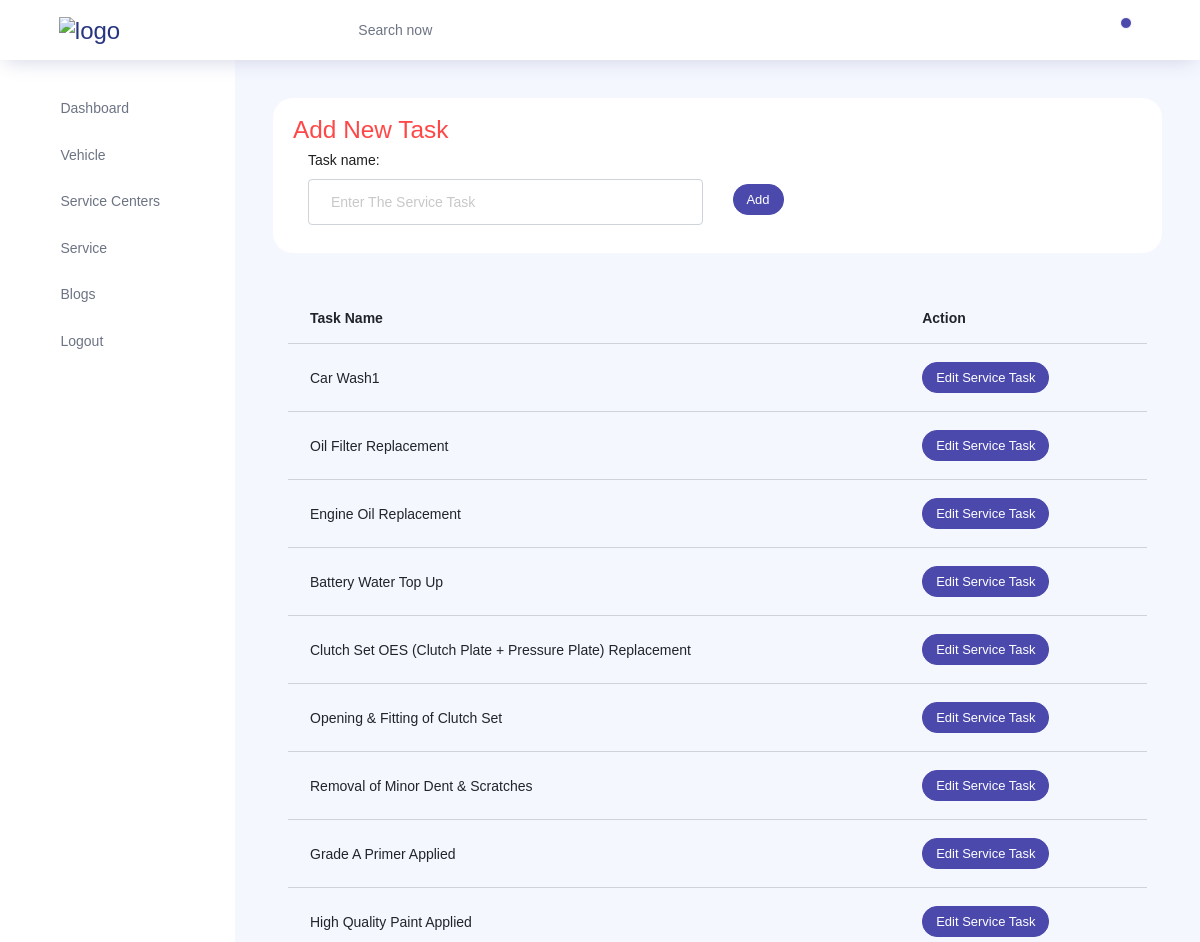
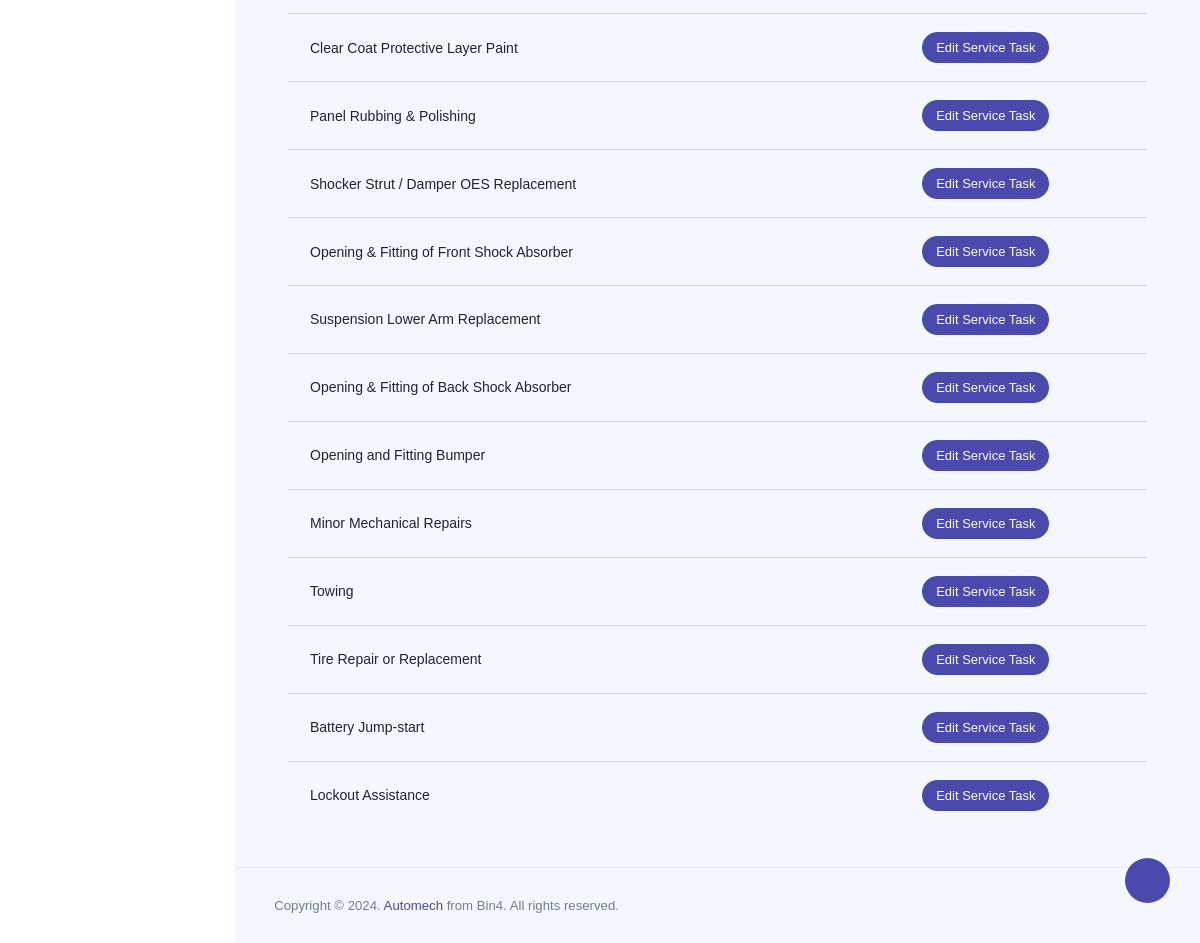
Page /customadmin/tasks/ (signed in) on the earlier database version (2 pictures, top to bottom).
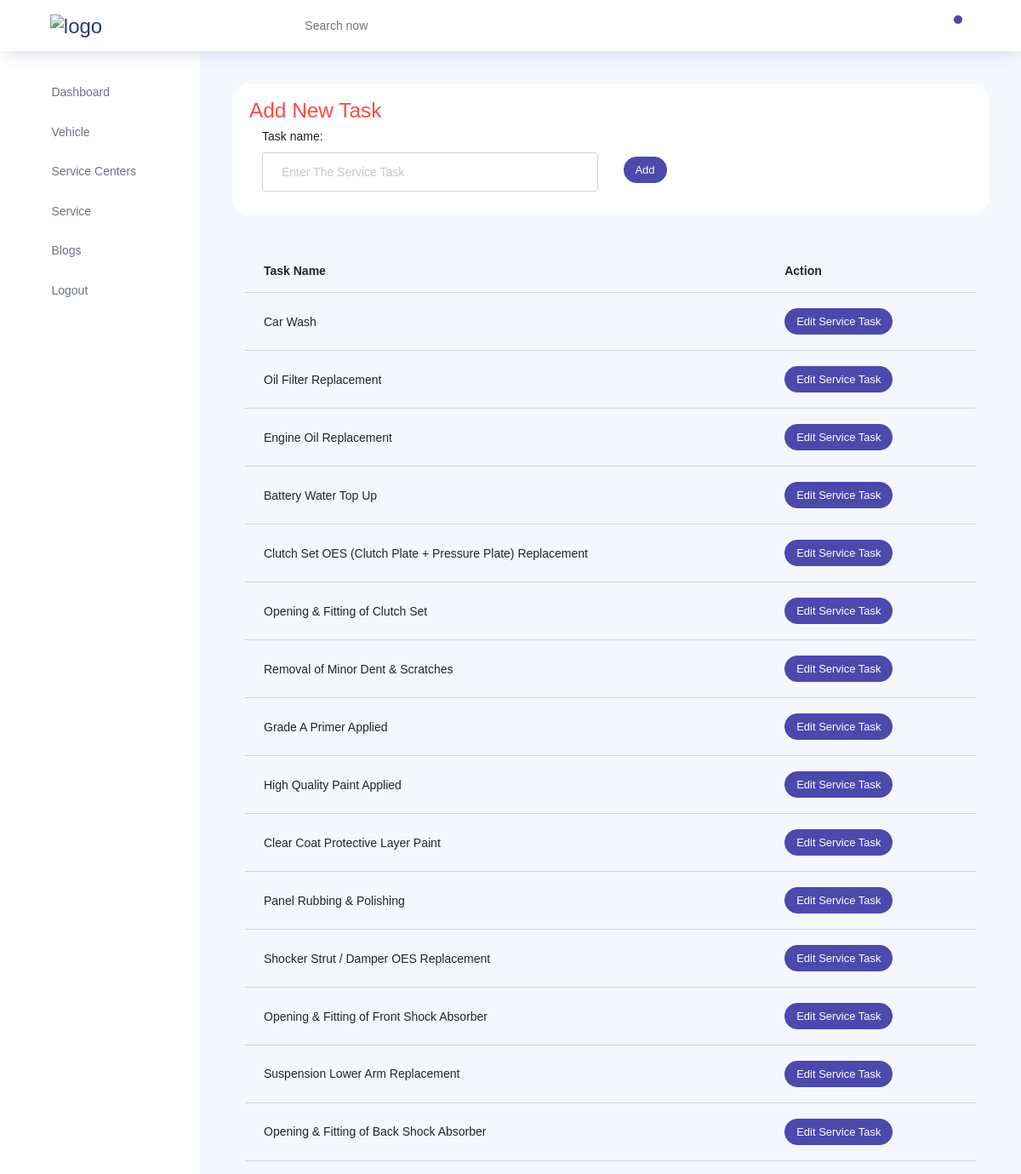
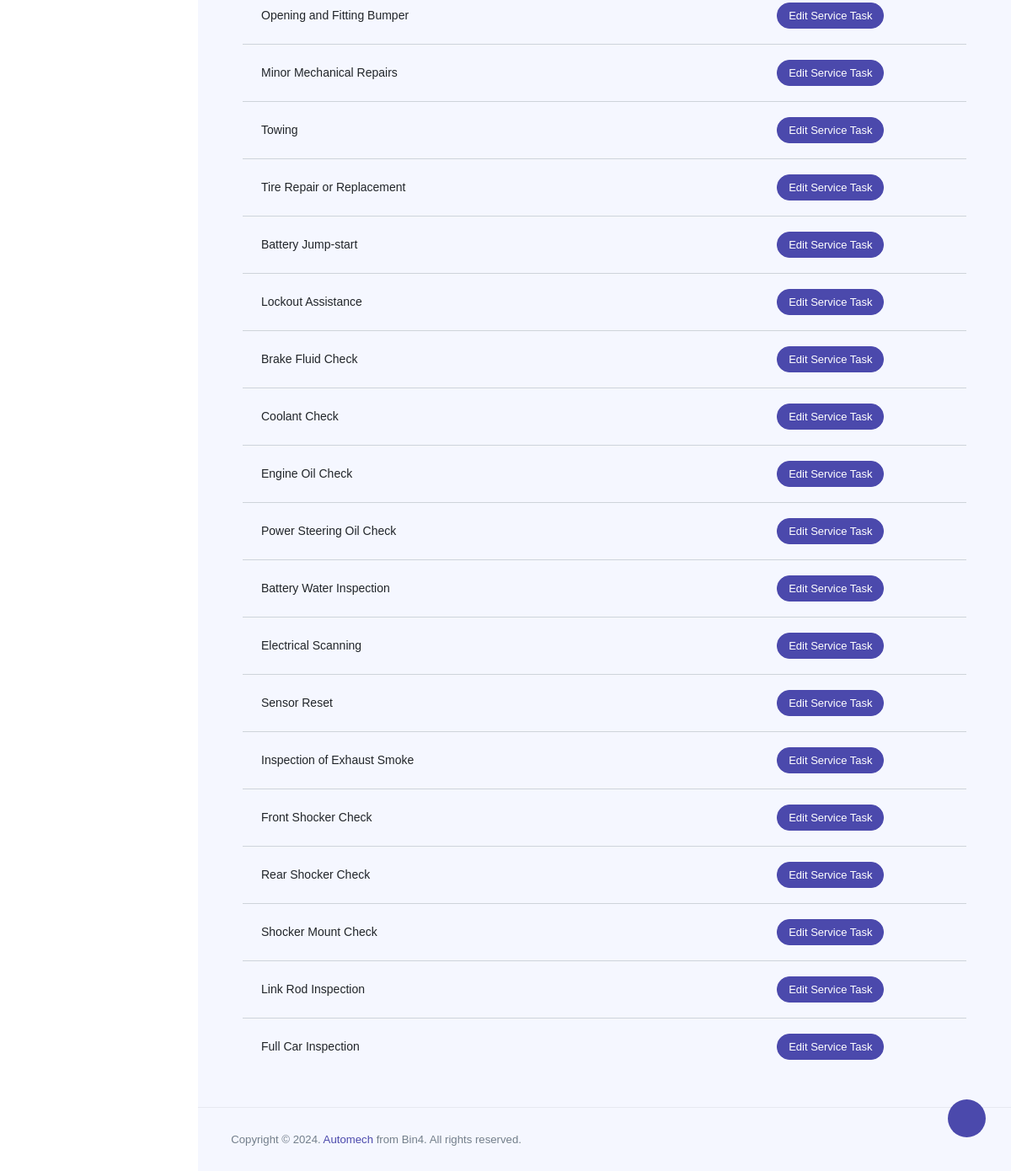
Same page on the later database version (2 pictures, top to bottom).
### client/models.py (models this page shows, shortened)
class Task(models.Model):
    task_name = models.CharField(max_length=255)
    slug = models.SlugField(unique=True, blank=True)

### client/admin_views.py (the view)
# urls.py: path('tasks/', TaskListViewAndCreateView, name='task_list_create_update'),
@login_required
@cache_control(no_cache=True, must_revalidate=True, no_store=True, max_age=0)
def TaskListViewAndCreateView(request):
    if request.method == 'POST':
        form = TaskForm(request.POST)
        if form.is_valid():
            form.save()
            sweetify.toast(request, 'Service Task Is Added', icon='success', timer=3000)
            return redirect('task_list_create_update')
    else:
        form = TaskForm()
    tasks = Task.objects.all()
    context = {
        'form': form,
        'tasks': tasks,
    }
    return render(request, 'admin/task_list_create_update.html', context)

### client/forms.py
class TaskForm(forms.ModelForm):
    class Meta:
        model = Task
        fields = ['task_name']
        widgets = {
            'task_name': forms.TextInput(attrs={'placeholder': 'Enter The Service Task', 'class': 'form-control'}),
        }

### templates/admin/task_list_create_update.html (shortened to what this page needs)
{% extends 'admin/adminbase.html' %}
{% block content %}
<div class="row">
  <div class="col-md-12 grid-margin stretch-card">
    <div class="card">
      <div class="card-body">
        <form method="POST" >
          <h3 class="text-danger">Add New Task</h3>
          <div class="container">
            <div class="row">
              <div class="col-md-6">
                {{form.as_p}}
              </div>
              <div class="col-md-6">
                <br>
                <button class="btn btn-primary btn-sm mt-3" >Add </button>
              </div>
            </div>
          </div>
        </form>
      </div>
    </div>
  </div>
</div>
  <div class="container">
    <table id="taskTable" class="table">
      <thead>
        <tr>
          <th>Task Name</th>
          <th>Action</th>
        </tr>
      </thead>
      <tbody>
        {% for task in tasks %}
        <tr>
          <td>{{ task.task_name }}</td>
          <td>
            <button type="button" class="btn btn-primary btn-sm" data-toggle="modal" data-target="#exampleModal{{task.slug}}">
              Edit Service Task
            </button>
          </td>
        </tr>
        {% endfor %}
      </tbody>
    </table>
  </div>
{% endblock %}

Differences in the rows shown:
changed Task: task_name "Car Wash1" → "Car Wash"
added Task: task_name "Brake Fluid Check"
added Task: task_name "Coolant Check"
added Task: task_name "Engine Oil Check"
added Task: task_name "Power Steering Oil Check"
added Task: task_name "Battery Water Inspection"
added Task: task_name "Electrical Scanning"
added Task: task_name "Sensor Reset"
added Task: task_name "Inspection of Exhaust Smoke"
added Task: task_name "Front Shocker Check"
added Task: task_name "Rear Shocker Check"
added Task: task_name "Shocker Mount Check"
added Task: task_name "Link Rod Inspection"
added Task: task_name "Full Car Inspection"
